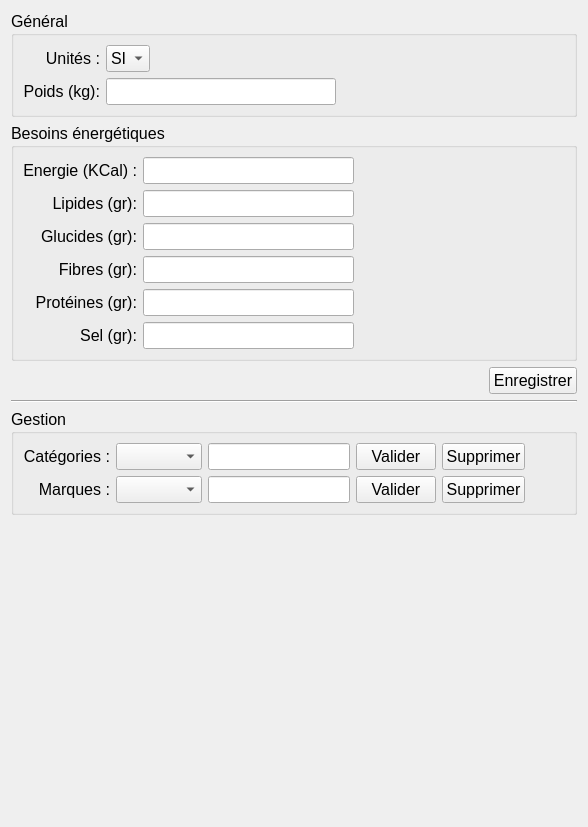
      <widget class="QWidget" name="page_2">
       <layout class="QVBoxLayout" name="verticalLayout_3">
        <item>
         <widget class="QGroupBox" name="groupBox_5">
          <property name="font">
           <font>
            <pointsize>12</pointsize>
           </font>
          </property>
          <property name="title">
           <string>Général</string>
          </property>
          <layout class="QHBoxLayout" name="horizontalLayout_19">
           <item>
            <layout class="QVBoxLayout" name="verticalLayout_18">
             <item>
              <widget class="QLabel" name="label_23">
               <property name="font">
                <font>
                 <pointsize>12</pointsize>
                </font>
               </property>
               <property name="text">
                <string>Unités :</string>
               </property>
               <property name="alignment">
                <set>Qt::AlignRight|Qt::AlignTrailing|Qt::AlignVCenter</set>
               </property>
              </widget>
             </item>
             <item>
              <widget class="QLabel" name="label_26">
               <property name="font">
                <font>
                 <pointsize>12</pointsize>
                </font>
               </property>
               <property name="text">
                <string>Poids (kg):</string>
               </property>
               <property name="alignment">
                <set>Qt::AlignRight|Qt::AlignTrailing|Qt::AlignVCenter</set>
               </property>
              </widget>
             </item>
            </layout>
           </item>
           <item>
            <layout class="QVBoxLayout" name="verticalLayout_19">
             <item>
              <layout class="QHBoxLayout" name="horizontalLayout_23">
               <item>
                <widget class="QComboBox" name="comboBox_2">
                 <item>
                  <property name="text">
                   <string>SI</string>
                  </property>
                 </item>
                </widget>
               </item>
               <item>
                <spacer name="horizontalSpacer_15">
                 <property name="orientation">
                  <enum>Qt::Horizontal</enum>
                 </property>
                 <property name="sizeHint" stdset="0">
                  <size>
                   <width>40</width>
                   <height>20</height>
                  </size>
                 </property>
                </spacer>
               </item>
              </layout>
             </item>
             <item>
              <layout class="QHBoxLayout" name="horizontalLayout_26">
               <item>
                <widget class="QLineEdit" name="le_config_weight">
                 <property name="font">
                  <font>
                   <pointsize>12</pointsize>
                  </font>
                 </property>
                </widget>
               </item>
               <item>
                <spacer name="horizontalSpacer_17">
                 <property name="orientation">
                  <enum>Qt::Horizontal</enum>
                 </property>
                 <property name="sizeHint" stdset="0">
                  <size>
                   <width>40</width>
                   <height>20</height>
                  </size>
                 </property>
                </spacer>
               </item>
              </layout>
             </item>
            </layout>
           </item>
          </layout>
         </widget>
        </item>
        <item>
         <widget class="QGroupBox" name="groupBox_2">
          <property name="font">
           <font>
            <pointsize>12</pointsize>
           </font>
          </property>
          <property name="title">
           <string>Besoins énergétiques</string>
          </property>
          <layout class="QHBoxLayout" name="horizontalLayout_18">
           <item>
            <layout class="QVBoxLayout" name="verticalLayout_17">
             <item>
              <widget class="QLabel" name="label_21">
               <property name="font">
                <font>
                 <pointsize>12</pointsize>
                </font>
               </property>
               <property name="text">
                <string>Energie (KCal) :</string>
               </property>
               <property name="alignment">
                <set>Qt::AlignRight|Qt::AlignTrailing|Qt::AlignVCenter</set>
               </property>
              </widget>
             </item>
             <item>
              <widget class="QLabel" name="label_22">
               <property name="font">
                <font>
                 <pointsize>12</pointsize>
                </font>
               </property>
               <property name="text">
                <string>Lipides (gr):</string>
               </property>
               <property name="alignment">
                <set>Qt::AlignRight|Qt::AlignTrailing|Qt::AlignVCenter</set>
               </property>
              </widget>
             </item>
             <item>
              <widget class="QLabel" name="label_24">
               <property name="font">
                <font>
                 <pointsize>12</pointsize>
                </font>
               </property>
               <property name="text">
                <string>Glucides (gr):</string>
               </property>
               <property name="alignment">
                <set>Qt::AlignRight|Qt::AlignTrailing|Qt::AlignVCenter</set>
               </property>
              </widget>
             </item>
             <item>
              <widget class="QLabel" name="label_25">
               <property name="minimumSize">
                <size>
                 <width>0</width>
                 <height>25</height>
                </size>
               </property>
               <property name="font">
                <font>
                 <pointsize>12</pointsize>
                </font>
               </property>
               <property name="text">
                <string>Fibres (gr):</string>
               </property>
               <property name="alignment">
                <set>Qt::AlignRight|Qt::AlignTrailing|Qt::AlignVCenter</set>
               </property>
              </widget>
             </item>
             <item>
              <widget class="QLabel" name="label_27">
               <property name="minimumSize">
                <size>
                 <width>0</width>
                 <height>25</height>
                </size>
               </property>
               <property name="font">
                <font>
                 <pointsize>12</pointsize>
                </font>
               </property>
               <property name="text">
                <string>Protéines (gr):</string>
               </property>
               <property name="alignment">
                <set>Qt::AlignRight|Qt::AlignTrailing|Qt::AlignVCenter</set>
               </property>
              </widget>
             </item>
             <item>
              <widget class="QLabel" name="label_28">
               <property name="minimumSize">
                <size>
                 <width>0</width>
                 <height>25</height>
                </size>
               </property>
               <property name="font">
                <font>
                 <pointsize>12</pointsize>
                </font>
               </property>
               <property name="text">
                <string>Sel (gr):</string>
               </property>
               <property name="alignment">
                <set>Qt::AlignRight|Qt::AlignTrailing|Qt::AlignVCenter</set>
               </property>
              </widget>
             </item>
            </layout>
           </item>
           <item>
            <layout class="QVBoxLayout" name="verticalLayout_16">
             <item>
              <layout class="QHBoxLayout" name="horizontalLayout_22">
               <item>
                <widget class="QLineEdit" name="le_config_energy">
                 <property name="font">
                  <font>
                   <pointsize>12</pointsize>
                  </font>
                 </property>
                </widget>
               </item>
               <item>
                <spacer name="horizontalSpacer_14">
                 <property name="orientation">
                  <enum>Qt::Horizontal</enum>
                 </property>
                 <property name="sizeHint" stdset="0">
                  <size>
                   <width>40</width>
                   <height>20</height>
                  </size>
                 </property>
                </spacer>
               </item>
              </layout>
             </item>
             <item>
              <layout class="QHBoxLayout" name="horizontalLayout_24">
               <item>
                <widget class="QLineEdit" name="le_config_fat">
                 <property name="font">
                  <font>
                   <pointsize>12</pointsize>
                  </font>
                 </property>
                </widget>
               </item>
               <item>
                <spacer name="horizontalSpacer_20">
                 <property name="orientation">
                  <enum>Qt::Horizontal</enum>
                 </property>
                 <property name="sizeHint" stdset="0">
                  <size>
                   <width>40</width>
                   <height>20</height>
                  </size>
                 </property>
                </spacer>
               </item>
              </layout>
             </item>
             <item>
              <layout class="QHBoxLayout" name="horizontalLayout_25">
               <item>
                <widget class="QLineEdit" name="le_config_carbohydrates">
                 <property name="font">
                  <font>
                   <pointsize>12</pointsize>
                  </font>
                 </property>
                </widget>
               </item>
               <item>
                <spacer name="horizontalSpacer_16">
                 <property name="orientation">
                  <enum>Qt::Horizontal</enum>
                 </property>
                 <property name="sizeHint" stdset="0">
                  <size>
                   <width>40</width>
                   <height>20</height>
                  </size>
                 </property>
                </spacer>
               </item>
              </layout>
             </item>
             <item>
              <layout class="QHBoxLayout" name="horizontalLayout_28">
               <item>
                <widget class="QLineEdit" name="le_config_fibres">
                 <property name="font">
                  <font>
                   <pointsize>12</pointsize>
                  </font>
                 </property>
                </widget>
               </item>
               <item>
                <spacer name="horizontalSpacer_19">
                 <property name="orientation">
                  <enum>Qt::Horizontal</enum>
                 </property>
                 <property name="sizeHint" stdset="0">
                  <size>
                   <width>40</width>
                   <height>20</height>
                  </size>
                 </property>
                </spacer>
               </item>
              </layout>
             </item>
             <item>
              <layout class="QHBoxLayout" name="horizontalLayout_27">
               <item>
                <widget class="QLineEdit" name="le_config_protein">
                 <property name="font">
                  <font>
                   <pointsize>12</pointsize>
                  </font>
                 </property>
                </widget>
               </item>
               <item>
                <spacer name="horizontalSpacer_18">
                 <property name="orientation">
                  <enum>Qt::Horizontal</enum>
                 </property>
                 <property name="sizeHint" stdset="0">
                  <size>
                   <width>40</width>
                   <height>20</height>
                  </size>
                 </property>
                </spacer>
               </item>
              </layout>
             </item>
             <item>
              <layout class="QHBoxLayout" name="horizontalLayout_31">
               <item>
                <widget class="QLineEdit" name="le_config_salt">
                 <property name="font">
                  <font>
                   <pointsize>12</pointsize>
                  </font>
                 </property>
                </widget>
               </item>
               <item>
                <spacer name="horizontalSpacer_22">
                 <property name="orientation">
                  <enum>Qt::Horizontal</enum>
                 </property>
                 <property name="sizeHint" stdset="0">
                  <size>
                   <width>40</width>
                   <height>20</height>
                  </size>
                 </property>
                </spacer>
               </item>
              </layout>
             </item>
            </layout>
           </item>
          </layout>
         </widget>
        </item>
        <item>
         <layout class="QHBoxLayout" name="horizontalLayout_33">
          <item>
           <spacer name="horizontalSpacer_25">
            <property name="orientation">
             <enum>Qt::Horizontal</enum>
            </property>
            <property name="sizeHint" stdset="0">
             <size>
              <width>40</width>
              <height>20</height>
             </size>
            </property>
           </spacer>
          </item>
          <item>
           <widget class="QPushButton" name="btn_save_3">
            <property name="font">
             <font>
              <pointsize>12</pointsize>
             </font>
            </property>
            <property name="text">
             <string>Enregistrer</string>
            </property>
           </widget>
          </item>
         </layout>
        </item>
        <item>
         <widget class="Line" name="line">
          <property name="orientation">
           <enum>Qt::Horizontal</enum>
          </property>
         </widget>
        </item>
        <item>
         <widget class="QGroupBox" name="groupBox_4">
          <property name="font">
           <font>
            <pointsize>12</pointsize>
           </font>
          </property>
          <property name="title">
           <string>Gestion</string>
          </property>
          <layout class="QHBoxLayout" name="horizontalLayout_20">
           <item>
            <layout class="QVBoxLayout" name="verticalLayout_23">
             <item>
              <widget class="QLabel" name="label_35">
               <property name="font">
                <font>
                 <pointsize>12</pointsize>
                </font>
               </property>
               <property name="text">
                <string>Catégories :</string>
               </property>
               <property name="alignment">
                <set>Qt::AlignRight|Qt::AlignTrailing|Qt::AlignVCenter</set>
               </property>
              </widget>
             </item>
             <item>
              <widget class="QLabel" name="label_36">
               <property name="font">
                <font>
                 <pointsize>12</pointsize>
                </font>
               </property>
               <property name="text">
                <string>Marques :</string>
               </property>
               <property name="alignment">
                <set>Qt::AlignRight|Qt::AlignTrailing|Qt::AlignVCenter</set>
               </property>
              </widget>
             </item>
            </layout>
           </item>
           <item>
            <layout class="QVBoxLayout" name="verticalLayout_26">
             <item>
              <layout class="QHBoxLayout" name="horizontalLayout_29">
               <item>
                <widget class="QComboBox" name="cb_config_categories">
                 <property name="sizeAdjustPolicy">
                  <enum>QComboBox::AdjustToContents</enum>
                 </property>
                </widget>
               </item>
               <item>
                <widget class="QLineEdit" name="le_config_categoryName"/>
               </item>
               <item>
                <widget class="QPushButton" name="btn_config_categorie_save">
                 <property name="text">
                  <string>Valider</string>
                 </property>
                </widget>
               </item>
               <item>
                <widget class="QPushButton" name="btn_config_categorie_delete">
                 <property name="text">
                  <string>Supprimer</string>
                 </property>
                </widget>
               </item>
               <item>
                <spacer name="horizontalSpacer_21">
                 <property name="orientation">
                  <enum>Qt::Horizontal</enum>
                 </property>
                 <property name="sizeHint" stdset="0">
                  <size>
                   <width>40</width>
                   <height>20</height>
                  </size>
                 </property>
                </spacer>
               </item>
              </layout>
             </item>
             <item>
              <layout class="QHBoxLayout" name="horizontalLayout_32">
               <item>
                <widget class="QComboBox" name="cb_config_brand">
                 <property name="sizeAdjustPolicy">
                  <enum>QComboBox::AdjustToContents</enum>
                 </property>
                </widget>
               </item>
               <item>
                <widget class="QLineEdit" name="le_config_brandName"/>
               </item>
               <item>
                <widget class="QPushButton" name="btn_config_brand_save">
                 <property name="text">
                  <string>Valider</string>
                 </property>
                </widget>
               </item>
               <item>
                <widget class="QPushButton" name="btn_config_brand_delete">
                 <property name="text">
                  <string>Supprimer</string>
                 </property>
                </widget>
               </item>
               <item>
                <spacer name="horizontalSpacer_24">
                 <property name="orientation">
                  <enum>Qt::Horizontal</enum>
                 </property>
                 <property name="sizeHint" stdset="0">
                  <size>
                   <width>40</width>
                   <height>20</height>
                  </size>
                 </property>
                </spacer>
               </item>
              </layout>
             </item>
            </layout>
           </item>
          </layout>
         </widget>
        </item>
        <item>
         <spacer name="verticalSpacer_3">
          <property name="orientation">
           <enum>Qt::Vertical</enum>
          </property>
          <property name="sizeHint" stdset="0">
           <size>
            <width>20</width>
            <height>301</height>
           </size>
          </property>
         </spacer>
        </item>
       </layout>
      </widget>
